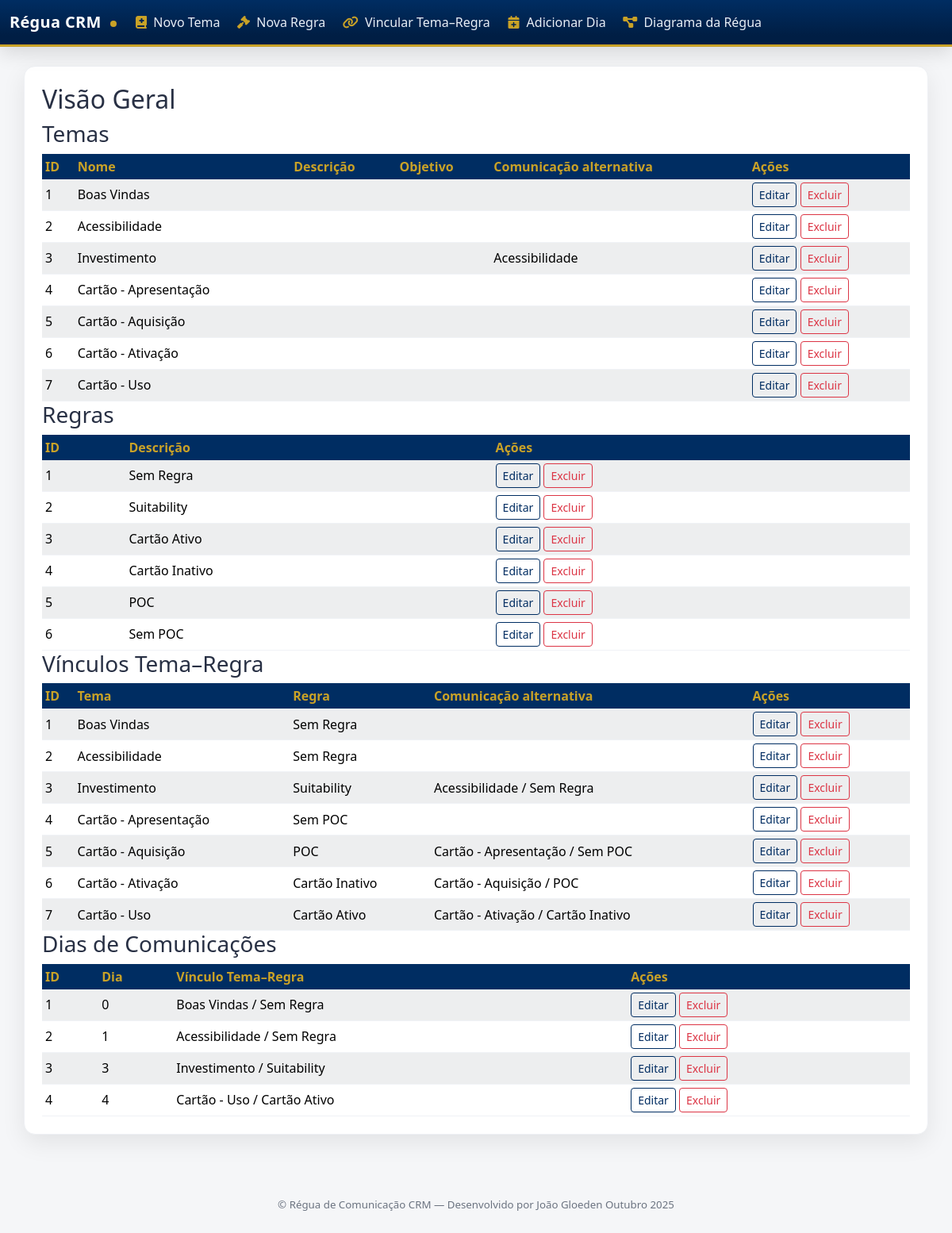
The page / on the database its author committed.
### regua_app/models.py (models this page shows, shortened)
class Tema(db.Model):
    __tablename__ = 'temas'
    id = db.Column(db.Integer, primary_key=True)
    nome = db.Column(db.String(100), nullable=False)
    descricao = db.Column(db.Text, nullable=True)
    objetivo = db.Column(db.Text, nullable=True)
    id_alternativo = db.Column(
        db.Integer,
        db.ForeignKey('temas.id', ondelete='SET NULL'),
        nullable=True,
    )
    alternativo = db.relationship('Tema', remote_side=[id], backref='variacoes')

class Regra(db.Model):
    __tablename__ = 'regras'
    id = db.Column(db.Integer, primary_key=True)
    descricao = db.Column(db.Text, nullable=False)

class TemaRegra(db.Model):
    __tablename__ = 'temas_regras'
    id = db.Column(db.Integer, primary_key=True)
    tema_id = db.Column(
        db.Integer,
        db.ForeignKey('temas.id', ondelete='CASCADE'),
        nullable=False,
    )
    regra_id = db.Column(
        db.Integer,
        db.ForeignKey('regras.id', ondelete='CASCADE'),
        nullable=False,
    )
    tema_id_alternativo = db.Column(
        db.Integer,
        db.ForeignKey('temas.id', ondelete='SET NULL'),
        nullable=True,
    )
    alternativa_id = db.Column(
        db.Integer,
        db.ForeignKey('temas_regras.id', ondelete='SET NULL'),
        nullable=True,
    )
    tema = db.relationship('Tema', foreign_keys=[tema_id], backref='tema_regras')
    regra = db.relationship('Regra', foreign_keys=[regra_id], backref='tema_regras')
    tema_alternativo = db.relationship(
        'Tema', foreign_keys=[tema_id_alternativo], backref='tema_regra_alternativas'
    )
    alternativa = db.relationship(
        'TemaRegra',
        remote_side=[id],
        backref='variacoes',
        foreign_keys=[alternativa_id],
    )

class DiaComunicacao(db.Model):
    __tablename__ = 'dias_comunicacoes'
    id = db.Column(db.Integer, primary_key=True)
    dia = db.Column(db.Integer, nullable=False)  # Valor maior ou igual a zero
    tema_regra_id = db.Column(
        db.Integer,
        db.ForeignKey('temas_regras.id', ondelete='CASCADE'),
        nullable=False,
    )
    tema_regra = db.relationship('TemaRegra', backref='dias')
    tema_id = db.Column(db.Integer, nullable=False)
    tema_nome = db.Column(db.String(100), nullable=False)
    regra_id = db.Column(db.Integer, nullable=False)
    tema_id_alternativo = db.Column(db.Integer, nullable=True)

### regua_app/routes.py (the view)
@bp.route('/')
def home():
    temas = Tema.query.all()
    regras = Regra.query.all()
    temas_regras = TemaRegra.query.all()
    dias = DiaComunicacao.query.all()
    return render_template(
        'home.html',
        temas=temas,
        regras=regras,
        temas_regras=temas_regras,
        dias=dias,
    )

### regua_app/__init__.py (called while the page is built)
def create_app():
    app = Flask(__name__)
    app.config['SECRET_KEY'] = 'dev'
    app.config['SQLALCHEMY_DATABASE_URI'] = 'sqlite:///regua_comunicacao.db'
    app.config['SQLALCHEMY_TRACK_MODIFICATIONS'] = False
    db.init_app(app)
    @app.before_request
    def before_request():
        from sqlalchemy import text
        db.session.execute(text('PRAGMA foreign_keys = ON'))
    from . import models  # noqa: F401
    from .routes import bp as routes_bp  # noqa: F401
    app.register_blueprint(routes_bp)
    with app.app_context():
        db.create_all()
    return app

### regua_app/templates/home.html
{% extends 'base.html' %}
{% block content %}
<h2>Visão Geral</h2>
<h3>Temas</h3>
<table class="table table-sm table-striped">
  <thead>
    <tr>
      <th>ID</th>
      <th>Nome</th>
      <th>Descrição</th>
      <th>Objetivo</th>
      <th>Comunicação alternativa</th>
      <th>Ações</th>
    </tr>
  </thead>
  <tbody>
    {% for t in temas %}
    <tr>
      <td>{{ t.id }}</td>
      <td>{{ t.nome }}</td>
      <td>{{ t.descricao }}</td>
      <td>{{ t.objetivo }}</td>
      <td>{% if t.alternativo %}{{ t.alternativo.nome }}{% endif %}</td>
      <td>
        <a class="btn btn-sm btn-outline-primary" href="{{ url_for('routes.editar_tema', tema_id=t.id) }}">Editar</a>
        <form action="{{ url_for('routes.deletar_tema', tema_id=t.id) }}" method="post" class="d-inline" onsubmit="return confirm('Excluir tema? Esta ação removerá vínculos e dias relacionados.');">
          <button type="submit" class="btn btn-sm btn-outline-danger">Excluir</button>
        </form>
      </td>
    </tr>
    {% endfor %}
  </tbody>
</table>
<h3>Regras</h3>
<table class="table table-sm table-striped">
  <thead>
    <tr>
      <th>ID</th>
      <th>Descrição</th>
      <th>Ações</th>
    </tr>
  </thead>
  <tbody>
    {% for r in regras %}
    <tr>
      <td>{{ r.id }}</td>
      <td>{{ r.descricao }}</td>
      <td>
        <a class="btn btn-sm btn-outline-primary" href="{{ url_for('routes.editar_regra', regra_id=r.id) }}">Editar</a>
        <form action="{{ url_for('routes.deletar_regra', regra_id=r.id) }}" method="post" class="d-inline" onsubmit="return confirm('Excluir regra? Esta ação removerá vínculos e dias relacionados.');">
          <button type="submit" class="btn btn-sm btn-outline-danger">Excluir</button>
        </form>
      </td>
    </tr>
    {% endfor %}
  </tbody>
</table>
<h3>Vínculos Tema–Regra</h3>
<table class="table table-sm table-striped">
  <thead>
    <tr>
      <th>ID</th>
      <th>Tema</th>
      <th>Regra</th>
      <th>Comunicação alternativa</th>
      <th>Ações</th>
    </tr>
  </thead>
  <tbody>
    {% for tr in temas_regras %}
    <tr>
      <td>{{ tr.id }}</td>
      <td>{{ tr.tema.nome }}</td>
      <td>{{ tr.regra.descricao }}</td>
      <td>
        {% if tr.alternativa %}
        {{ tr.alternativa.tema.nome }} / {{ tr.alternativa.regra.descricao }}
        {% endif %}
      </td>
      <td>
        <a class="btn btn-sm btn-outline-primary" href="{{ url_for('routes.editar_tema_regra', tr_id=tr.id) }}">Editar</a>
        <form action="{{ url_for('routes.deletar_tema_regra', tr_id=tr.id) }}" method="post" class="d-inline" onsubmit="return confirm('Excluir vínculo? Esta ação removerá dias relacionados.');">
          <button type="submit" class="btn btn-sm btn-outline-danger">Excluir</button>
        </form>
      </td>
    </tr>
    {% endfor %}
  </tbody>
</table>
<h3>Dias de Comunicações</h3>
<table class="table table-sm table-striped">
  <thead>
    <tr>
      <th>ID</th>
      <th>Dia</th>
      <th>Vínculo Tema–Regra</th>
      <th>Ações</th>
    </tr>
  </thead>
  <tbody>
    {% for d in dias %}
    <tr>
      <td>{{ d.id }}</td>
      <td>{{ d.dia }}</td>
      <td>{{ d.tema_regra.tema.nome }} / {{ d.tema_regra.regra.descricao }}</td>
      <td>
        <a class="btn btn-sm btn-outline-primary" href="{{ url_for('routes.editar_dia', dia_id=d.id) }}">Editar</a>
        <form action="{{ url_for('routes.deletar_dia', dia_id=d.id) }}" method="post" class="d-inline" onsubmit="return confirm('Excluir dia?');">
          <button type="submit" class="btn btn-sm btn-outline-danger">Excluir</button>
        </form>
      </td>
    </tr>
    {% endfor %}
  </tbody>
</table>
{% endblock %}

### regua_app/templates/base.html (style rules this page uses)
:root { --safra-blue:#002d62; --safra-blue-2:#0b3870; --safra-gold:#c9a227; --safra-gold-2:#e0be3a; --bg-soft:#f5f6f8; --card-radius:14px; --ring:0 10px 30px rgba(0,0,0,.08); }
html,body { height:100%; }
body { background: var(--bg-soft); color:#283044; -webkit-font-smoothing: antialiased; -moz-osx-font-smoothing: grayscale; }
.btn-outline-primary { color: var(--safra-blue); border-color: var(--safra-blue); }
.table { margin-bottom:0; }
.table thead th { background: var(--safra-blue); color: var(--safra-gold); font-weight:700; border:0; vertical-align:middle; }
.table tbody td { vertical-align: middle; border-color:#f0f2f6; }
.table-striped>tbody>tr:nth-of-type(odd)>* { background-color:#fafbfc; }

### rows shown on the page
Tema: id "1", nome "Boas Vindas"
Tema: id "2", nome "Acessibilidade"
Tema: id "3", nome "Investimento", alternativo.nome "Acessibilidade"
Tema: id "4", nome "Cartão - Apresentação"
Tema: id "5", nome "Cartão - Aquisição"
Tema: id "6", nome "Cartão - Ativação"
Tema: id "7", nome "Cartão - Uso"
Regra: id "1", descricao "Sem Regra"
Regra: id "2", descricao "Suitability"
Regra: id "3", descricao "Cartão Ativo"
Regra: id "4", descricao "Cartão Inativo"
Regra: id "5", descricao "POC"
Regra: id "6", descricao "Sem POC"
TemaRegra: id "1", tema.nome "Boas Vindas", regra.descricao "Sem Regra"
TemaRegra: id "2", tema.nome "Acessibilidade", regra.descricao "Sem Regra"
TemaRegra: id "3", tema.nome "Investimento", regra.descricao "Suitability", alternativa.tema.nome "Acessibilidade", alternativa.regra.descricao "Sem Regra"
TemaRegra: id "4", tema.nome "Cartão - Apresentação", regra.descricao "Sem POC"
TemaRegra: id "5", tema.nome "Cartão - Aquisição", regra.descricao "POC", alternativa.tema.nome "Cartão - Apresentação", alternativa.regra.descricao "Sem POC"
TemaRegra: id "6", tema.nome "Cartão - Ativação", regra.descricao "Cartão Inativo", alternativa.tema.nome "Cartão - Aquisição", alternativa.regra.descricao "POC"
TemaRegra: id "7", tema.nome "Cartão - Uso", regra.descricao "Cartão Ativo", alternativa.tema.nome "Cartão - Ativação", alternativa.regra.descricao "Cartão Inativo"
DiaComunicacao: id "1", dia "0", tema_regra.tema.nome "Boas Vindas", tema_regra.regra.descricao "Sem Regra"
DiaComunicacao: id "2", dia "1", tema_regra.tema.nome "Acessibilidade", tema_regra.regra.descricao "Sem Regra"
DiaComunicacao: id "3", dia "3", tema_regra.tema.nome "Investimento", tema_regra.regra.descricao "Suitability"
DiaComunicacao: id "4", dia "4", tema_regra.tema.nome "Cartão - Uso", tema_regra.regra.descricao "Cartão Ativo"
